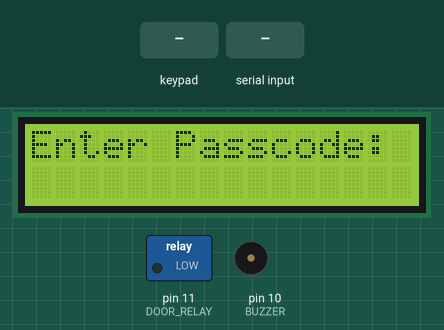
The sketch below on a simulated Arduino Uno, built with avr-gcc and run on an emulated ATmega328P. On the bench: 16×2 character LCD, switched loads named in the sketch (green lamp = pin HIGH), buzzer (waves = sounding). Inputs (shaded band) come from the test bench. What the sketch prints to the serial monitor is not drawn.

Above: at 1.2 s.
1.3 s: keypad keys 9 8 7 6 # pressed 0.4 s apart
At 1.56 s:
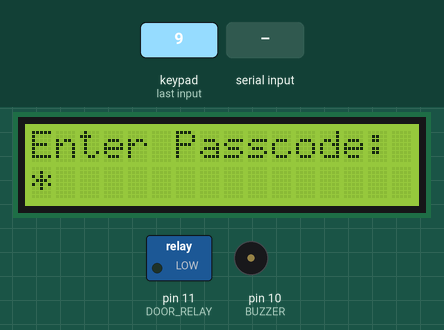
4.8 s: "1" received over the second serial link
At 5.3 s:
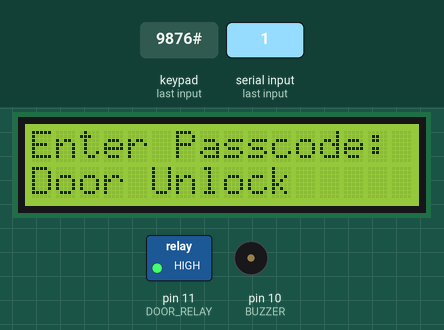
6.3 s: key 'A' pressed
At 7.8 s:
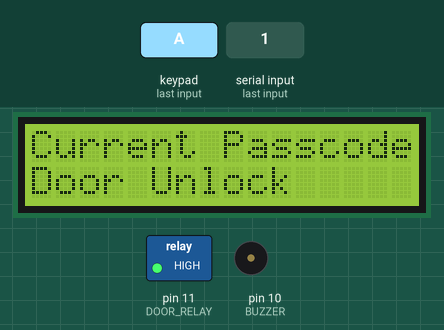
9.3 s: key '#' pressed
At 10.8 s:
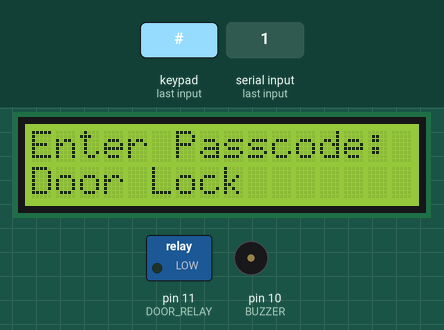
11.1 s: keypad keys 9 8 7 6 D pressed 0.4 s apart
At 13.6 s:
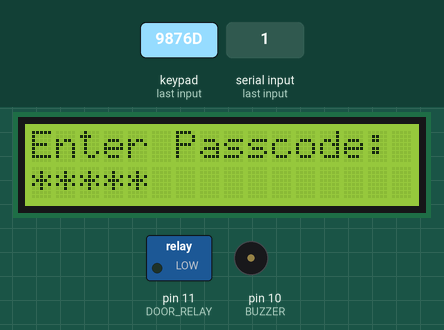
14.6 s: keypad keys 9 8 7 6 * pressed 0.4 s apart
At 32.4 s:
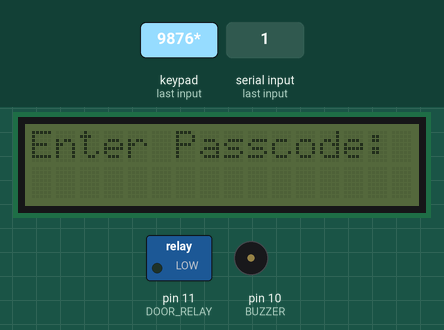
Timing chart, 0 to 32.7 s (numbered marks = the images above; inputs shaded):
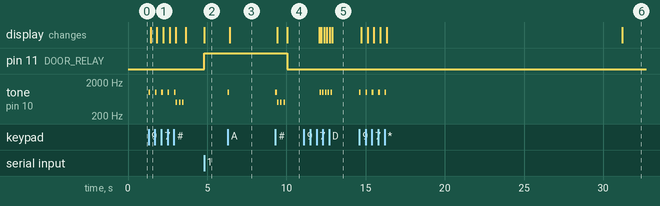

Measured:
- after the input at 1.3 s, tone on pin 10 (BUZZER): plays 1000 Hz for 0.10 s, 1000 Hz for 0.10 s, 1000 Hz for 0.10 s, 1000 Hz for 0.10 s, 1000 Hz for 0.10 s, 500 Hz for 0.10 s … (8 notes in this stretch), starting at once; the display: changes after 0.12 s (image 1)
- after the input at 4.8 s, pin 11 (DOOR_RELAY): LOW → HIGH at once; the display: changes at once (image 2)
- after the input at 6.3 s, tone on pin 10 (BUZZER): silent → 1000 Hz at once, → silent 0.10 s later; the display: changes after 0.12 s (image 3)
- after the input at 9.3 s, tone on pin 10 (BUZZER): plays 1000 Hz for 0.10 s, 500 Hz for 0.10 s, 500 Hz for 0.10 s, 500 Hz for 0.10 s, starting at once; the display: first changes after 0.12 s (image 4 shows a later state)
- after the input at 11.1 s, tone on pin 10 (BUZZER): alternates 1000 Hz for 0.10 s and silent for 0.07 s, 10 changes in all, then stays silent, starting after 1.0 s; the display: first differs from a run without the input after 1.1 s (image 5 shows a later state)
- after the input at 14.6 s, tone on pin 10 (BUZZER): alternates 1000 Hz for 0.10 s and silent for 0.30 s, 10 changes in all, then stays silent, starting at once; the display: first changes after 0.13 s (image 6 shows a later state)

The sketch:

DOOR_LOCK-20240628.ino
```cpp
#include <Keypad.h>
#include <EEPROM.h>
#include <Wire.h>
#include <SoftwareSerial.h>
#include <LiquidCrystal_I2C.h>

#define RXD2 13
#define TXD2 12
#define BUZZER 10
#define DOOR_RELAY 11

SoftwareSerial mySerial(RXD2, TXD2);

const int ROW_NUM = 4;
const int COLUMN_NUM = 4;

char keys[ROW_NUM][COLUMN_NUM] = {
  {'1','2','3', 'A'},
  {'4','5','6', 'B'},
  {'7','8','9', 'C'},
  {'*','0','#', 'D'}
};

byte pin_rows[ROW_NUM] = {9, 8, 7, 6};
byte pin_column[COLUMN_NUM] = {5, 4, 3, 2};

Keypad keypad = Keypad(makeKeymap(keys), pin_rows, pin_column, ROW_NUM, COLUMN_NUM);

String passcode;
String input_passcode;
String new_passcode;
String current_passcode;

enum State {
  NORMAL,
  RESET_PASSCODE_ENTER_CURRENT,
  RESET_PASSCODE_ENTER_NEW,
  RESET_PASSCODE_CONFIRM_NEW,
  SET_DOOR_DURATION
};

State currentState = NORMAL;

LiquidCrystal_I2C lcd(0x27, 16, 2);

bool doorRelayActive = false;
unsigned long prevMillis = 0;
const int interval = 5000;

unsigned long lastInputTime = 0;
const unsigned long inputTimeout = 15000;

unsigned long doorOpenDuration = 2000;

void setup() {
  Serial.begin(115200);
  mySerial.begin(115200);

  input_passcode.reserve(32);
  new_passcode.reserve(32);
  current_passcode.reserve(32);

  pinMode(BUZZER, OUTPUT);
  pinMode(DOOR_RELAY, OUTPUT);

  digitalWrite(DOOR_RELAY, LOW);

  lcd.init();
  lcd.backlight();
  lcd.setCursor(0, 0);
  lcd.print("Enter Passcode:");

  loadPasscodeFromEEPROM();
  lastInputTime = millis();
}

void loop() {
  char key = keypad.getKey();

  if (millis() - lastInputTime > inputTimeout) {
    lcd.noBacklight();
  }

  if (mySerial.available() > 0) {
    bool doorRelay = mySerial.read() == '1';

    if (doorRelay && !doorRelayActive) {
      doorRelayActive = true;
      digitalWrite(DOOR_RELAY, HIGH);
      lcd.setCursor(0, 1);
      lcd.print("Door Unlock      ");
      prevMillis = millis();
    }
  }

  if (doorRelayActive && millis() - prevMillis > interval) {
    doorRelayActive = false;
    digitalWrite(DOOR_RELAY, LOW);
    lcd.setCursor(0, 1);
    lcd.print("Door Lock     ");
    delay(2000);
    lcd.clear();
    lcd.setCursor(0, 0);
    lcd.print("Enter Passcode:");
  }

  if (key) {
    lastInputTime = millis();
    lcd.backlight();

    Serial.println(key);
    tone(BUZZER, 1000, 100);
    delay(100);

    switch (currentState) {
      case NORMAL:
        if (key == '*') {
          input_passcode = "";
          lcd.setCursor(0, 1);
          lcd.print("                ");
        } else if (key == '#') {
          if (passcode == input_passcode) {
            Serial.println("passcode is correct");
            lcd.setCursor(0, 1);
            lcd.print("Access Granted");
            digitalWrite(DOOR_RELAY, HIGH);
            tone(BUZZER, 2000, 500);
            delay(doorOpenDuration);
            digitalWrite(DOOR_RELAY, LOW);
            input_passcode = "";
            lcd.clear();
            lcd.setCursor(0, 0);
            lcd.print("Enter Passcode:");
          } else {
            Serial.println("passcode is incorrect, try again");
            lcd.setCursor(0, 1);
            lcd.print("Access Denied");
            for (int i = 0; i < 3; i++) {
              tone(BUZZER, 500, 100);
              delay(200);
            }
            input_passcode = "";
            lcd.clear();
            lcd.setCursor(0, 0);
            lcd.print("Enter Passcode:");
          }
        } else if (key == 'A') {
          Serial.println("Enter current passcode:");
          lcd.setCursor(0, 0);
          lcd.print("Current Passcode:");
          current_passcode = "";
          currentState = RESET_PASSCODE_ENTER_CURRENT;
        } else if (key == 'B') {
          Serial.println("Enter duration in seconds:");
          lcd.setCursor(0, 0);
          lcd.print("Duration (s):");
          input_passcode = "";
          currentState = SET_DOOR_DURATION;
        } else {
          input_passcode += key;
          lcd.clear();
          lcd.setCursor(0, 0);
          lcd.print("Enter Passcode:");
          lcd.setCursor(0, 1);
          for (int i = 0; i < input_passcode.length(); i++) {
            lcd.print('*');
          }
        }
        break;

      case RESET_PASSCODE_ENTER_CURRENT:
        if (key == '*') {
          current_passcode = "";
          lcd.setCursor(0, 1);
          lcd.print("                ");
        } else if (key == '#') {
          if (passcode == current_passcode) {
            Serial.println("Enter new passcode:");
            lcd.clear();
            lcd.setCursor(0, 0);
            lcd.print("New Passcode:   ");
            new_passcode = "";
            currentState = RESET_PASSCODE_ENTER_NEW;
          } else {
            Serial.println("Incorrect current passcode, try again");
            lcd.setCursor(0, 1);
            lcd.print("Incorrect");
            for (int i = 0; i < 3; i++) {
              tone(BUZZER, 500, 100);
              delay(200);
            }
            lcd.clear();
            lcd.setCursor(0, 0);
            lcd.print("Enter Passcode: ");
            lcd.setCursor(0, 1);
            lcd.print("                ");
            currentState = NORMAL;
          }
        } else {
          current_passcode += key;
          lcd.setCursor(0, 1);
          for (int i = 0; i < current_passcode.length(); i++) {
            lcd.print('*');
          }
        }
        break;

      case RESET_PASSCODE_ENTER_NEW:
        if (key == '*') {
          new_passcode = "";
          lcd.setCursor(0, 1);
          lcd.print("                ");
        } else if (key == '#') {
          Serial.println("Confirm new passcode:");
          lcd.clear();
          lcd.setCursor(0, 0);
          lcd.print("Confirm Passcode:");
          input_passcode = "";
          currentState = RESET_PASSCODE_CONFIRM_NEW;
        } else {
          new_passcode += key;
          lcd.setCursor(0, 1);
          for (int i = 0; i < new_passcode.length(); i++) {
            lcd.print('*');
          }
        }
        break;

      case RESET_PASSCODE_CONFIRM_NEW:
        if (key == '*') {
          input_passcode = "";
          lcd.setCursor(0, 1);
          lcd.print("                ");
        } else if (key == '#') {
          if (new_passcode == input_passcode) {
            passcode = new_passcode;
            savePasscodeToEEPROM();
            Serial.println("Passcode reset successful");
            lcd.clear();
            lcd.setCursor(0, 0);
            lcd.print("Reset Successful");
            tone(BUZZER, 2000, 500);
            delay(1000);
            input_passcode = "";
            lcd.clear();
            lcd.setCursor(0, 0);
            lcd.print("Enter Passcode:");
          } else {
            Serial.println("Passcodes do not match, try again");
            lcd.setCursor(0, 1);
            lcd.print("Not Matched     ");
            for (int i = 0; i < 3; i++) {
              tone(BUZZER, 500, 100);
              delay(200);
            }
            input_passcode = "";
            lcd.clear();
            lcd.setCursor(0, 0);
            lcd.print("Enter Passcode:");
          }
          lcd.setCursor(0, 0);
          lcd.print("Enter Passcode: ");
          currentState = NORMAL;
        } else {
          lcd.clear();
          lcd.setCursor(0, 0);
          lcd.print("Confirm Passcode:");
          lcd.setCursor(0, 1);
          input_passcode += key;
          for (int i = 0; i < input_passcode.length(); i++) {
            lcd.print('*');
          }
        }
        break;

      case SET_DOOR_DURATION:
        if (key == '#') {
          doorOpenDuration = input_passcode.toInt() * 1000;
          lcd.setCursor(0, 1);
          lcd.print("Duration Set");
          delay(2000);
          input_passcode = "";
          lcd.clear();
          lcd.setCursor(0, 0);
          lcd.print("Enter Passcode:");
          currentState = NORMAL;
        } else {
          input_passcode += key;
          lcd.setCursor(0, 1);
          for (int i = 0; i < input_passcode.length(); i++) {
            lcd.print('*');
          }
        }
        break;
    }
  }
}

void savePasscodeToEEPROM() {
  for (int i = 0; i < passcode.length(); i++) {
    EEPROM.write(i, passcode[i]);
  }
  EEPROM.write(passcode.length(), '\0');
}

void loadPasscodeFromEEPROM() {
  char stored_passcode[32];
  int i;
  for (i = 0; i < sizeof(stored_passcode); i++) {
    stored_passcode[i] = EEPROM.read(i);
    if (stored_passcode[i] == '\0') break;
  }
  stored_passcode[i] = '\0';
  passcode = String(stored_passcode);
}
```
